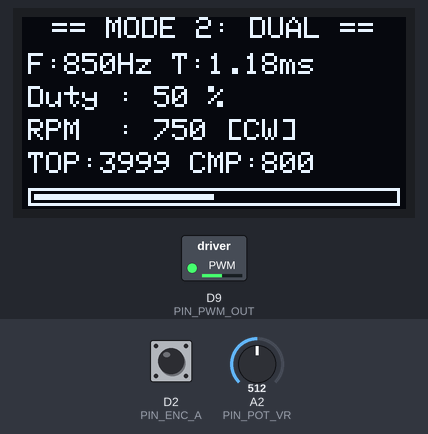
Recording of a sketch running on a simulated Arduino Zero (SAMD21). Parts: 128×64 one-colour display, switched loads named in the sketch (green lamp = pin HIGH). The inputs (shaded band) are chosen by the test bench; at power-on: A2 (PIN_POT_VR) = 512, D2 (PIN_ENC_A) HIGH.

Above: at 1.8 s.
1.9 s: A2 (PIN_POT_VR) set to 716
At 2.4 s:
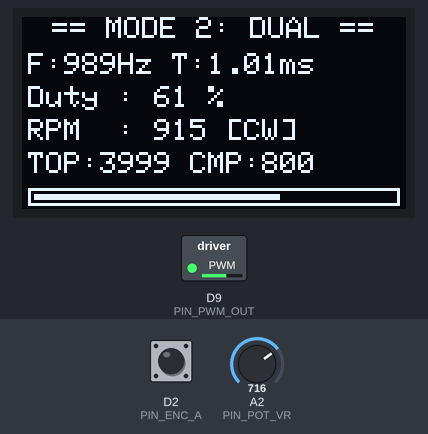
3.5 s: A2 (PIN_POT_VR) set to 0
At 4.4 s:
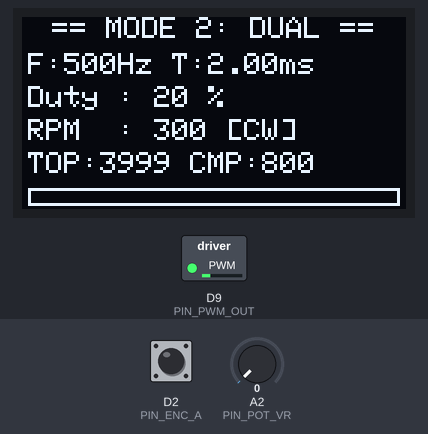
5.1 s: A2 (PIN_POT_VR) set to 1023
At 5.5 s:
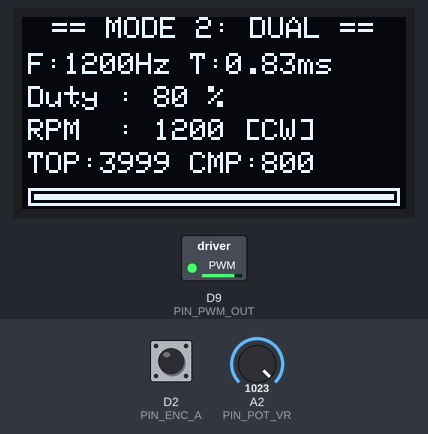
6.6 s: A2 (PIN_POT_VR) set to 511
At 7.8 s:
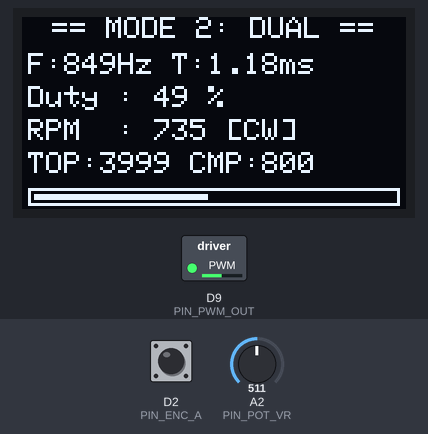
8.1 s: A2 (PIN_POT_VR) set to 90
At 9.1 s:
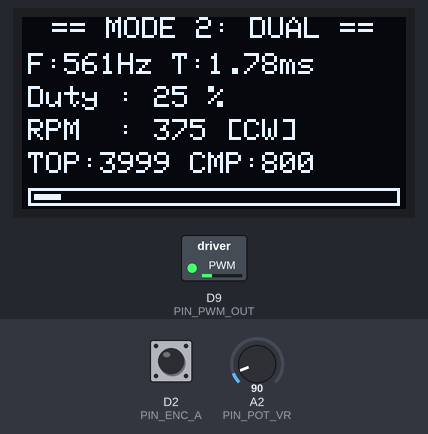
Timing chart, 0 to 10.6 s (numbered marks = the images above; inputs shaded):
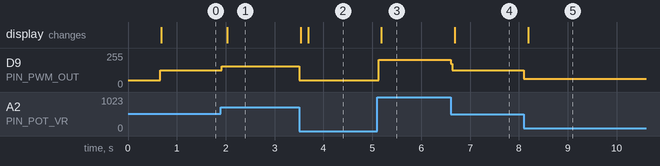

The sketch:

Arduino_OLED_Mode2_Dual.ino
```cpp
/*
 * =====================================================================================
 * Project: Arduino Standalone OLED Mode 2 - Dual Control (Freq 500-1200Hz & Duty 20-80%)
 * Controlled by: Single Potentiometer VR on Pin A2
 * Motor Base: 1,500 RPM Max (Range: 300 to 1,200 RPM)
 *
 * Hardware Pinout (Arduino Uno / Nano / Mega):
 * - Potentiometer VR: Pin A2 (Analog In 0 - 5V / 0 - 1023)
 * - PWM Output:       Pin 9 (Timer 1 OC1A, Variable Hardware Fast PWM 500-1200 Hz)
 * - OLED Display:     I2C (SDA = Pin A4, SCL = Pin A5, VCC = 5V/3.3V, GND = GND)
 * - Motor Encoder:    Phase A = Pin 2 (Interrupt INT0), Phase B = Pin 3
 *
 * Hardware Pinout (STM32duino / Nucleo-64 F410RB via Arduino IDE):
 * - Potentiometer VR: Pin A2 (PA4)
 * - PWM Output:       Pin D7 (PA8 / TIM1_CH1) or Pin D9
 * - OLED Display:     Pin D14 (PB9 SDA), Pin D15 (PB8 SCL)
 * - Motor Encoder:    Pin A0 (PA0), Pin A1 (PA1)
 * =====================================================================================
 */

#include <Wire.h>
#include <Adafruit_GFX.h>
#include <Adafruit_SSD1306.h>

// --- ตั้งค่าจอ OLED SSD1306 ---
#define SCREEN_WIDTH 128
#define SCREEN_HEIGHT 64
#define OLED_RESET    -1     // ใช้ -1 ถ้าไม่มีขา RESET แยก
#define OLED_ADDR     0x3C   // Address มาตรฐานของ I2C OLED (0x3C หรือ 0x3D)

Adafruit_SSD1306 display(SCREEN_WIDTH, SCREEN_HEIGHT, &Wire, OLED_RESET);

// --- กำหนดขาใช้งาน ---
#define PIN_POT_VR    A2     // ขาอ่านตัวต้านทานปรับค่าได้ (Potentiometer)
#define PIN_PWM_OUT   9      // ขาสัญญาณ PWM (Pin 9: OC1A Timer 1)
#define PIN_ENC_A     2      // ขา Encoder Phase A (Interrupt 0)
#define PIN_ENC_B     3      // ขา Encoder Phase B

// --- พารามิเตอร์มอเตอร์ & Encoder ---
#define MOTOR_MAX_RPM 1500   // ความเร็วรอบสูงสุดของมอเตอร์ที่ Duty 100%
#define ENCODER_PPR   100    // Pulse Per Revolution ของ Encoder

// --- ตัวแปรระบบ ---
volatile long enc_count = 0;
long prev_enc_count = 0;
float rpm_disp = 300.0;
String dir_str = "CW";       // CW, CCW, หรือ STOP

uint16_t freq_hz = 500;      // 500 - 1200 Hz
uint16_t duty_val = 20;      // 20 - 80 %
float period_ms = 2.00;      // 2.00 ms - 0.83 ms
uint8_t vr_pct = 0;          // 0 - 100 % ตำแหน่ง VR
uint32_t adc_val = 0;
uint16_t top_val = 3999;     // ICR1
uint16_t comp_val = 800;     // OCR1A

// ตัวจับเวลา Non-blocking
unsigned long last_adc_tick = 0;
unsigned long last_enc_tick = 0;
unsigned long last_oled_tick = 0;

// =====================================================================================
// ฟังก์ชัน Interrupt ตัวนับ Encoder
// =====================================================================================
void isr_encoder() {
  if (digitalRead(PIN_ENC_B) == HIGH) {
    enc_count++;
  } else {
    enc_count--;
  }
}

// =====================================================================================
// ตั้งค่า Hardware PWM Timer 1 (โหมดแปรผันความถี่ 500 - 1,200 Hz)
// =====================================================================================
void setupVariablePWM() {
#if defined(__AVR__)
  // สำหรับ Arduino Uno / Nano / Mega (ATmega328P)
  // Timer 1: Mode 14 Fast PWM (ICR1 เป็น TOP), Prescaler = 8
  // ความถี่ = 16 MHz / (8 * (ICR1 + 1)) = 2,000,000 / (ICR1 + 1)
  pinMode(PIN_PWM_OUT, OUTPUT);
  TCCR1A = _BV(COM1A1) | _BV(WGM11);            // Non-inverting PWM บน OC1A (Pin 9)
  TCCR1B = _BV(WGM13) | _BV(WGM12) | _BV(CS11); // Prescaler = 8, Mode 14
  top_val = (2000000UL / 500UL) - 1;            // เริ่มต้นที่ 500 Hz (ICR1 = 3999)
  ICR1 = top_val;
  comp_val = ((unsigned long)(top_val + 1) * 20UL) / 100UL; // Duty 20%
  OCR1A = comp_val;
#elif defined(ARDUINO_ARCH_STM32)
  pinMode(PIN_PWM_OUT, OUTPUT);
  analogWriteFrequency(500);
  analogWriteResolution(12);
  analogWrite(PIN_PWM_OUT, (4095 * 20) / 100);
#else
  pinMode(PIN_PWM_OUT, OUTPUT);
  analogWrite(PIN_PWM_OUT, (255 * 20) / 100);
#endif
}

// ฟังก์ชันอัปเดตทั้งความถี่และ Duty Cycle พร้อมกัน
void updatePWM(uint16_t freq, uint8_t duty) {
  freq = constrain(freq, 500, 1200);
  duty = constrain(duty, 20, 80);

#if defined(__AVR__)
  // 1. คำนวณ TOP (ICR1) = (2,000,000 / freq) - 1
  top_val = (2000000UL / freq) - 1;
  ICR1 = top_val;

  // 2. คำนวณ Compare (OCR1A) = (duty * (top_val + 1)) / 100
  comp_val = ((unsigned long)(top_val + 1) * (unsigned long)duty) / 100UL;
  OCR1A = comp_val;
#elif defined(ARDUINO_ARCH_STM32)
  analogWriteFrequency(freq);
  uint32_t val = ((uint32_t)duty * 4095UL) / 100UL;
  analogWrite(PIN_PWM_OUT, val);
  top_val = (1000000UL / freq) - 1;
  comp_val = ((top_val + 1) * duty) / 100;
#else
  uint16_t val = ((uint16_t)duty * 255) / 100;
  analogWrite(PIN_PWM_OUT, val);
#endif
}

// =====================================================================================
// ฟังก์ชันอ่านค่า ADC พร้อมกรองสัญญาณรบกวน (เฉลี่ย 8 ครั้ง)
// =====================================================================================
uint16_t readADCFiltered(uint8_t pin) {
  uint32_t sum = 0;
  for (int i = 0; i < 8; i++) {
    sum += analogRead(pin);
    delayMicroseconds(50);
  }
  return sum / 8;
}

// =====================================================================================
// ฟังก์ชันวาดแถบกราฟิก Progress Bar บนจอ OLED
// =====================================================================================
void drawProgressBar(int x, int y, int w, int h, int pct) {
  pct = constrain(pct, 0, 100);
  display.drawRect(x, y, w, h, SSD1306_WHITE);
  int fill_w = ((w - 4) * pct) / 100;
  if (fill_w > 0) {
    display.fillRect(x + 2, y + 2, fill_w, h - 4, SSD1306_WHITE);
  }
}

// =====================================================================================
// SETUP
// =====================================================================================
void setup() {
  Serial.begin(115200);

  // 1. ตั้งค่า PWM แปรผัน
  setupVariablePWM();

  // 2. ตั้งค่า Encoder Interrupt
  pinMode(PIN_ENC_A, INPUT_PULLUP);
  pinMode(PIN_ENC_B, INPUT_PULLUP);
  attachInterrupt(digitalPinToInterrupt(PIN_ENC_A), isr_encoder, RISING);

  // 3. เริ่มต้นจอ OLED
  Wire.begin();
  if (!display.begin(SSD1306_SWITCHCAPVCC, OLED_ADDR)) {
    Serial.println(F("OLED init failed! Check connections."));
  }

  display.clearDisplay();
  display.setTextSize(1);
  display.setTextColor(SSD1306_WHITE);
  display.setCursor(15, 20);
  display.println(F("ARDUINO OLED OK"));
  display.setCursor(20, 36);
  display.println(F("MODE 2: DUAL"));
  display.display();
  delay(600);
}

// =====================================================================================
// LOOP
// =====================================================================================
void loop() {
  unsigned long current_millis = millis();

  // -----------------------------------------------------------------------------------
  // 1. อ่านค่า VR (A2) และคำนวณ Freq + Duty ทุก 30 ms
  // -----------------------------------------------------------------------------------
  if (current_millis - last_adc_tick >= 30) {
    last_adc_tick = current_millis;

    adc_val = readADCFiltered(PIN_POT_VR);

#if defined(ARDUINO_ARCH_STM32)
    vr_pct = map(adc_val, 0, 4095, 0, 100);
    freq_hz = 500 + (((uint32_t)adc_val * 700UL) / 4095UL);
    duty_val = 20 + (((uint32_t)adc_val * 60UL) / 4095UL);
#else
    vr_pct = map(adc_val, 0, 1023, 0, 100);
    freq_hz = 500 + (((uint32_t)adc_val * 700UL) / 1023UL);
    duty_val = 20 + (((uint32_t)adc_val * 60UL) / 1023UL);
#endif

    freq_hz = constrain(freq_hz, 500, 1200);
    duty_val = constrain(duty_val, 20, 80);
    period_ms = 1000.0 / (float)freq_hz;

    updatePWM(freq_hz, duty_val);
  }

  // -----------------------------------------------------------------------------------
  // 2. คำนวณความเร็วรอบ (RPM) และทิศทางหมุน (CW / CCW) ทุก 100 ms
  // -----------------------------------------------------------------------------------
  if (current_millis - last_enc_tick >= 100) {
    unsigned long dt = current_millis - last_enc_tick;
    last_enc_tick = current_millis;

    long diff = enc_count - prev_enc_count;
    prev_enc_count = enc_count;

    if (abs(diff) > 2) {
      if (diff > 0) dir_str = "CW";
      else dir_str = "CCW";

      rpm_disp = ((float)abs(diff) * 60000.0) / ((4.0 * ENCODER_PPR) * (float)dt);
    } else {
      if (duty_val > 0) {
        dir_str = "CW";
        rpm_disp = ((float)duty_val * (float)MOTOR_MAX_RPM) / 100.0;
      } else {
        dir_str = "STOP";
        rpm_disp = 0.0;
      }
    }
  }

  // -----------------------------------------------------------------------------------
  // 3. รีเฟรชหน้าจอ OLED ทุก 150 ms (แสดงผล 6 ข้อมูล)
  // -----------------------------------------------------------------------------------
  if (current_millis - last_oled_tick >= 150) {
    last_oled_tick = current_millis;

    display.clearDisplay();
    display.setTextSize(1);
    display.setTextColor(SSD1306_WHITE);

    // บรรทัดที่ 1: Header
    display.setCursor(10, 0);
    display.print(F("== MODE 2: DUAL =="));

    // บรรทัดที่ 2: ความถี่และคาบเวลาจริง
    display.setCursor(2, 12);
    display.print(F("F:"));
    display.print(freq_hz);
    display.print(F("Hz T:"));
    display.print(period_ms, 2);
    display.print(F("ms"));

    // บรรทัดที่ 3: Duty Cycle (20 - 80%)
    display.setCursor(2, 23);
    display.print(F("Duty : "));
    display.print(duty_val);
    display.print(F(" %"));

    // บรรทัดที่ 4: ความเร็วรอบ RPM พร้อมทิศทางหมุน
    display.setCursor(2, 34);
    display.print(F("RPM  : "));
    display.print((int)rpm_disp);
    display.print(F(" ["));
    display.print(dir_str);
    display.print(F("]"));

    // บรรทัดที่ 5: ค่า Timer Register จริง (ICR1 / OCR1A)
    display.setCursor(2, 45);
    display.print(F("TOP:"));
    display.print(top_val);
    display.print(F(" CMP:"));
    display.print(comp_val);

    // บรรทัดที่ 6: Progress Bar (อิงตาม VR 0 - 100%)
    drawProgressBar(2, 57, 124, 6, vr_pct);

    display.display();
  }
}
```

Measured:
- after the input at 1.9 s, D9 (PIN_PWM_OUT): 127/255 → 155/255 at once; the display: changes after 0.13 s (image 1)
- after the input at 3.5 s, D9 (PIN_PWM_OUT): 155/255 → 51/255 at once; the display: first changes at once (image 2 shows a later state)
- after the input at 5.1 s, D9 (PIN_PWM_OUT): 51/255 → 204/255 at once; the display: changes after 0.09 s (image 3)
- after the input at 6.6 s, D9 (PIN_PWM_OUT): 204/255 → 124/255 at once; the display: changes after 0.09 s (image 4)
- after the input at 8.1 s, D9 (PIN_PWM_OUT): 124/255 → 63/255 at once; the display: changes after 0.09 s (image 5)
